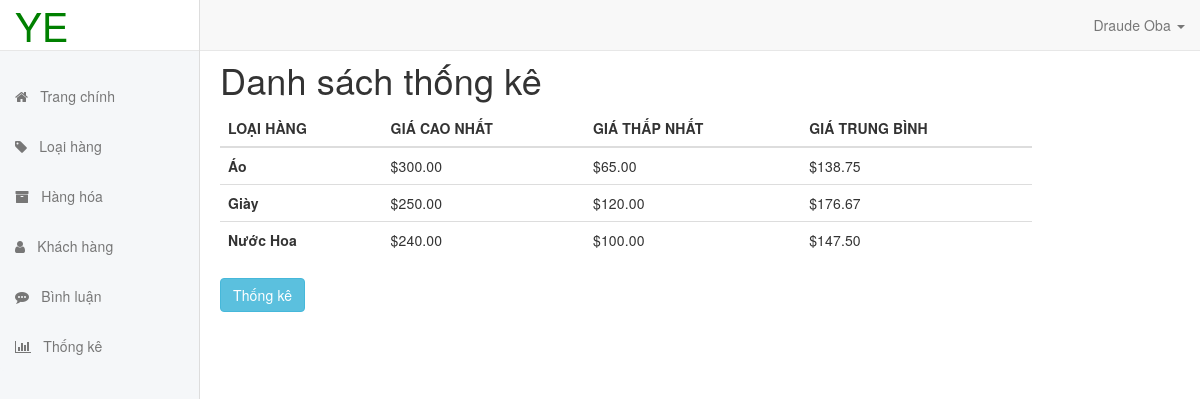
The app's page /admin/thong-ke/index.php with its own data.
### tables this page shows
CREATE TABLE `loai` (
  `ma_loai` int(11) NOT NULL,
  `ten_loai` varchar(50) NOT NULL
);

### PDO/pdo.php (called while the page is built, shortened)
<?php
function pdo_get_connection()
{
    $severname = "localhost";
    $username = "root";
    $password = "";
    try {
        $conn = new PDO("mysql:host=$severname;dbname=DuAnMau", $username, $password);
        $conn->setAttribute(PDO::ATTR_ERRMODE, PDO::ERRMODE_EXCEPTION);
        return $conn;
    } catch (PDOException $e) {
        echo "Lỗi kết nối: " . $e->getMessage();
    }
}
function pdo_query($sql)
{
    $sql_args = array_slice(func_get_args(), 1);
    try {
        $conn = pdo_get_connection();
        $stmt = $conn->prepare($sql);
        $stmt->execute($sql_args);
        $rows = $stmt->fetchAll(PDO::FETCH_ASSOC);
        return $rows;
    } catch (PDOException $e) {
        throw $e;
    } finally {
        unset($conn);
    }
}

### PDO/thong_ke.php (called while the page is built, shortened)
<?php
require_once "pdo.php";
function thong_ke_hang_hoa()
{
    $sql = "SELECT lo.ma_loai, lo.ten_loai, COUNT(*) so_luong,
               MIN(hh.don_gia) gia_min, MAX(hh.don_gia) gia_max,
               AVG(hh.don_gia) gia_avg FROM hang_hoa hh JOIN loai lo
               ON lo.ma_loai = hh.ma_loai GROUP BY lo.ma_loai, lo.ten_loai";
    return pdo_query($sql);
}

### admin/thong-ke/index.php (the view, shortened to what this page needs)
<?php
require "../../PDO/pdo.php";
require "../../PDO/thong_ke.php";
$tkhh = thong_ke_hang_hoa();
?>
<!DOCTYPE html>
<html lang="en">
<head>
    <link rel="stylesheet" href="../../assets/css/admin.css">
    <link rel="stylesheet" href="https://maxcdn.bootstrapcdn.com/bootstrap/3.3.7/css/bootstrap.min.css">
    <link rel="stylesheet" href="https://maxcdn.bootstrapcdn.com/font-awesome/4.7.0/css/font-awesome.min.css
">
    <link rel="stylesheet" href="https://code.jquery.com/jquery-3.1.1.min.js">
    <link rel="stylesheet" href="https://maxcdn.bootstrapcdn.com/bootstrap/3.3.7/js/bootstrap.min.js">
</head>
<body>
    <nav class="mnb navbar navbar-default navbar-fixed-top">
        <div class="container-fluid">
            <div id="navbar" class="navbar-collapse collapse">
                <ul class="nav navbar-nav navbar-right">
                    <li class="dropdown">
                        <a href="#" class="dropdown-toggle" data-toggle="dropdown" role="button" aria-haspopup="true" aria-expanded="false">Draude Oba <span class="caret"></span></a>
                    </li>
                </ul>
            </div>
        </div>
    </nav>
    <?php
    require "../menu.php";
    ?>
    <div class="mcw" style="margin-top: 6rem;">
        <div class="cv">
            <div>
                <div style="margin-left: 2rem" class="inbox">
                    <div class="inbox-sb">
                        <h1>Danh sách thống kê</h1>
                    </div>
                    <div class="inbox-bx container-fluid">
                        <div class="row">
                            <div class="col-md-10">
                                <table class="table table-stripped">
                                    <thead>
                                        <tr>
                                            <th scope="col">LOẠI HÀNG</th>
                                            <th scope="col">GIÁ CAO NHẤT</th>
                                            <th scope="col">GIÁ THẤP NHẤT</th>
                                            <th scope="col">GIÁ TRUNG BÌNH</th>
                                        </tr>
                                    </thead>
                                    <tbody>
                                        <?php
                                        foreach ($tkhh as $hh) {
                                            extract($hh);
                                        ?>
                                            <tr>
                                                <th scope="row"><?php echo $ten_loai ?></th>
                                                <td scope="row">$<?php echo number_format($gia_max, 2) ?></td>
                                                <td scope="row">$<?php echo number_format($gia_min, 2) ?></td>
                                                <td scope="row">$<?php echo number_format($gia_avg, 2) ?></td>
                                            </tr>
                                        <?php
                                        }
                                        ?>
                                    </tbody>
                                </table>
                                <div>
                                    <a href="thongke.php" class="btn btn-info">Thống kê</a>
                                </div>
                            </div>
                        </div>
                    </div>
                </div>
            </div>
        </div>
    </div>
</body>
</html>

### assets/css/admin.css (style rules this page uses)
body { margin-top: 50px; background-color: #fff; font-family: Arial, sans-serif; font-size: 14px; letter-spacing: 0.01em; color: #39464e; }
.navbar-default { background-color: #fff; margin-left: 200px; }
.mcw { margin-left: 200px; position: relative; min-height: 100%; }
a, a:focus, a:hover { text-decoration: none; }
.inbox .container-fluid { padding-left: 0; padding-right: 0; }
.msb, .mnb { -moz-animation: slidein 300ms forwards; -o-animation: slidein 300ms forwards; -webkit-animation: slidein 300ms forwards; animation: slidein 300ms forwards; -webkit-transform-style: preserve-3d; transform-style: preserve-3d; }
.mcw { -moz-animation: bodyslidein 300ms forwards; -o-animation: bodyslidein 300ms forwards; -webkit-animation: bodyslidein 300ms forwards; animation: bodyslidein 300ms forwards; -webkit-transform-style: preserve-3d; transform-style: preserve-3d; }

### records on screen
loai: ten_loai "Áo", gia_max "300.00", gia_min "65.00", gia_avg "138.75"
loai: ten_loai "Giày", gia_max "250.00", gia_min "120.00", gia_avg "176.67"
loai: ten_loai "Nước Hoa", gia_max "240.00", gia_min "100.00", gia_avg "147.50"
